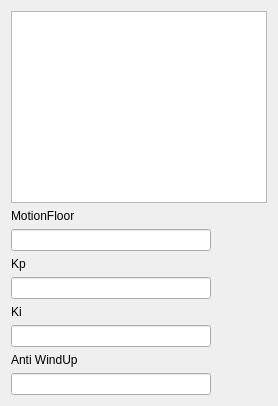
     <widget class="QWidget" name="Output">
      <attribute name="title">
       <string>Output</string>
      </attribute>
      <layout class="QVBoxLayout" name="verticalLayout_4">
       <item>
        <widget class="QTextEdit" name="OutText"/>
       </item>









       <item>




        <layout class="QVBoxLayout" name="verticalLayout1">
                 <item>
                  <widget class="QLabel" name="label_40">
                   <property name="minimumSize">
                    <size>
                     <width>200</width>
                     <height>0</height>
                    </size>
                   </property>
                   <property name="maximumSize">
                    <size>
                     <width>200</width>
                     <height>16777215</height>
                    </size>
                   </property>
                   <property name="toolTip">
                    <string>MotionFloor</string>
                   </property>
                   <property name="text">
                    <string>MotionFloor</string>
                   </property>
                   <property name="wordWrap">
                    <bool>true</bool>
                   </property>
                   <property name="indent">
                    <number>-2</number>
                   </property>
                  </widget>
                 </item>
                 <item>
                  <widget class="QLineEdit" name="MotionFloorThrEdit">
                   <property name="enabled">
                    <bool>true</bool>
                   </property>
                   <property name="sizePolicy">
                    <sizepolicy hsizetype="Fixed" vsizetype="Fixed">
                     <horstretch>0</horstretch>
                     <verstretch>0</verstretch>
                    </sizepolicy>
                   </property>
                   <property name="minimumSize">
                    <size>
                     <width>200</width>
                     <height>0</height>
                    </size>
                   </property>
                   <property name="maximumSize">
                    <size>
                     <width>200</width>
                     <height>16777215</height>
                    </size>
                   </property>
                   <property name="toolTip">
                    <string>Motion floor</string>
                   </property>
                  </widget>
                 </item>




                 <item>
                  <widget class="QLabel" name="label_41">
                   <property name="minimumSize">
                    <size>
                     <width>200</width>
                     <height>0</height>
                    </size>
                   </property>
                   <property name="maximumSize">
                    <size>
                     <width>200</width>
                     <height>16777215</height>
                    </size>
                   </property>
                   <property name="toolTip">
                    <string>Kp</string>
                   </property>
                   <property name="text">
                    <string>Kp</string>
                   </property>
                   <property name="wordWrap">
                    <bool>true</bool>
                   </property>
                   <property name="indent">
                    <number>-2</number>
                   </property>
                  </widget>
                 </item>
                 <item>
                  <widget class="QLineEdit" name="KpEdit">
                   <property name="enabled">
                    <bool>true</bool>
                   </property>
                   <property name="sizePolicy">
                    <sizepolicy hsizetype="Fixed" vsizetype="Fixed">
                     <horstretch>0</horstretch>
                     <verstretch>0</verstretch>
                    </sizepolicy>
                   </property>
                   <property name="minimumSize">
                    <size>
                     <width>200</width>
                     <height>0</height>
                    </size>
                   </property>
                   <property name="maximumSize">
                    <size>
                     <width>200</width>
                     <height>16777215</height>
                    </size>
                   </property>
                   <property name="toolTip">
                    <string>Kp</string>
                   </property>
                  </widget>
                 </item>


                 <item>
                  <widget class="QLabel" name="label_42">
                   <property name="minimumSize">
                    <size>
                     <width>200</width>
                     <height>0</height>
                    </size>
                   </property>
                   <property name="maximumSize">
                    <size>
                     <width>200</width>
                     <height>16777215</height>
                    </size>
                   </property>
                   <property name="toolTip">
                    <string>Ki</string>
                   </property>
                   <property name="text">
                    <string>Ki</string>
                   </property>
                   <property name="wordWrap">
                    <bool>true</bool>
                   </property>
                   <property name="indent">
                    <number>-2</number>
                   </property>
                  </widget>
                 </item>
                 <item>
                  <widget class="QLineEdit" name="KiEdit">
                   <property name="enabled">
                    <bool>true</bool>
                   </property>
                   <property name="sizePolicy">
                    <sizepolicy hsizetype="Fixed" vsizetype="Fixed">
                     <horstretch>0</horstretch>
                     <verstretch>0</verstretch>
                    </sizepolicy>
                   </property>
                   <property name="minimumSize">
                    <size>
                     <width>200</width>
                     <height>0</height>
                    </size>
                   </property>
                   <property name="maximumSize">
                    <size>
                     <width>200</width>
                     <height>16777215</height>
                    </size>
                   </property>
                   <property name="toolTip">
                    <string>Ki</string>
                   </property>
                  </widget>
                 </item>


                 <item>
                  <widget class="QLabel" name="label_43">
                   <property name="minimumSize">
                    <size>
                     <width>200</width>
                     <height>0</height>
                    </size>
                   </property>
                   <property name="maximumSize">
                    <size>
                     <width>200</width>
                     <height>16777215</height>
                    </size>
                   </property>
                   <property name="toolTip">
                    <string>Anti WindUp</string>
                   </property>
                   <property name="text">
                    <string>Anti WindUp</string>
                   </property>
                   <property name="wordWrap">
                    <bool>true</bool>
                   </property>
                   <property name="indent">
                    <number>-2</number>
                   </property>
                  </widget>
                 </item>
                 <item>
                  <widget class="QLineEdit" name="AntiWindupEdit">
                   <property name="enabled">
                    <bool>true</bool>
                   </property>
                   <property name="sizePolicy">
                    <sizepolicy hsizetype="Fixed" vsizetype="Fixed">
                     <horstretch>0</horstretch>
                     <verstretch>0</verstretch>
                    </sizepolicy>
                   </property>
                   <property name="minimumSize">
                    <size>
                     <width>200</width>
                     <height>0</height>
                    </size>
                   </property>
                   <property name="maximumSize">
                    <size>
                     <width>200</width>
                     <height>16777215</height>
                    </size>
                   </property>
                   <property name="toolTip">
                    <string>Anti Wind Up</string>
                   </property>
                  </widget>
                 </item>                                  



                </layout>

              </item>








      </layout>
     </widget>
